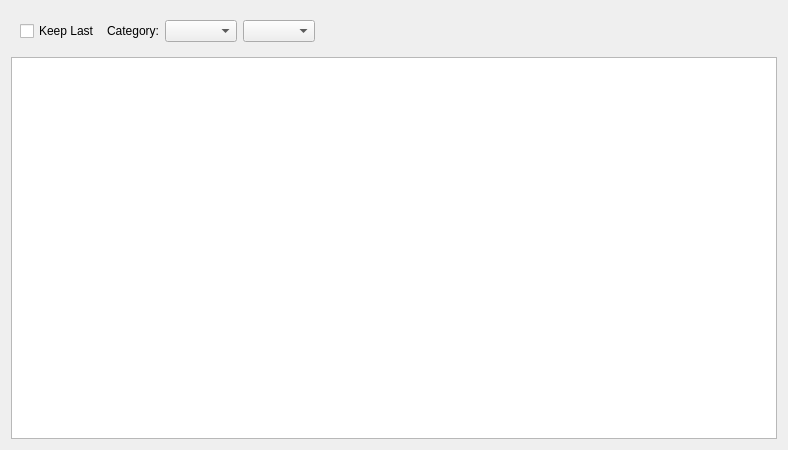
<?xml version="1.0" encoding="UTF-8"?>
<!-- SPDX-FileCopyrightText: 2025 zhang hongyuan <2063218120@qq.com> -->
<!-- SPDX-License-Identifier: MIT -->
<ui version="4.0">
 <class>HelpQueryWg</class>
 <widget class="QWidget" name="HelpQueryWg">
  <property name="geometry">
   <rect>
    <x>0</x>
    <y>0</y>
    <width>788</width>
    <height>450</height>
   </rect>
  </property>
  <property name="windowTitle">
   <string>Form</string>
  </property>
  <layout class="QVBoxLayout" name="verticalLayout">
   <item>
    <widget class="QWidget" name="control_header_wg" native="true">
     <layout class="QHBoxLayout" name="horizontalLayout">
      <item>
       <widget class="QCheckBox" name="keep_last_cbx">
        <property name="text">
         <string>Keep Last</string>
        </property>
       </widget>
      </item>
      <item>
       <widget class="QLabel" name="label">
        <property name="text">
         <string>Category:</string>
        </property>
       </widget>
      </item>
      <item>
       <widget class="QComboBox" name="category_combx"/>
      </item>
      <item>
       <widget class="QComboBox" name="param_combox"/>
      </item>
      <item>
       <spacer name="horizontalSpacer">
        <property name="orientation">
         <enum>Qt::Horizontal</enum>
        </property>
        <property name="sizeHint" stdset="0">
         <size>
          <width>40</width>
          <height>20</height>
         </size>
        </property>
       </spacer>
      </item>
     </layout>
    </widget>
   </item>
   <item>
    <widget class="ZTextEditor" name="search_output_ple"/>
   </item>
  </layout>
 </widget>
 <customwidgets>
  <customwidget>
   <class>ZTextEditor</class>
   <extends>QPlainTextEdit</extends>
   <header>common/ztexteditor.h</header>
  </customwidget>
 </customwidgets>
 <resources/>
 <connections/>
</ui>
